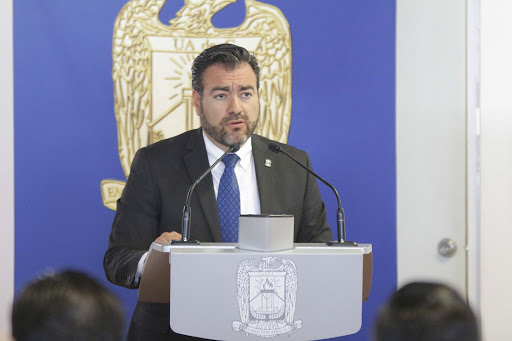
#> input picture Face.jpg, 512 x 341 px
$ python 6_1_FaceDetectionHaar.py
#> lines starting #> are read from the running program, lines starting #| are printed output that depends on the picture
"""
Face detection using haar feature-based cascade classifiers
"""

# Import required packages:
import cv2
import numpy as np
#from matplotlib import pyplot as plt


def show_detection(image, faces):
    """Draws a rectangle over each detected face"""

    for (x, y, w, h) in faces:
        cv2.rectangle(image, (x, y), (x + w, y + h), (255, 0, 0), 5)
    return image


# Load image and convert to grayscale:
#img = cv2.imread("test_face_detection.jpg")
img = cv2.imread("Face.jpg")
#> img is the input picture: shape (341, 512, 3); mean B, G, R 164.2, 142.3, 140.2
gray = cv2.cvtColor(img, cv2.COLOR_BGR2GRAY)
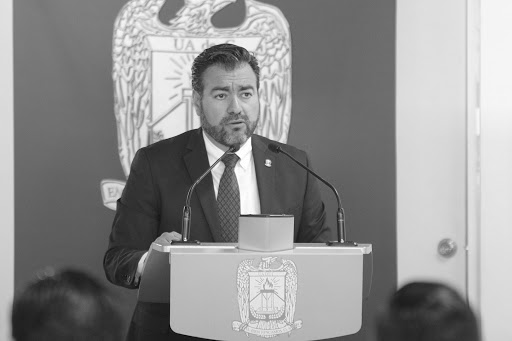
#> gray: shape (341, 512); min 1, max 255, mean 144.2

# Load cascade classifiers:
cas_alt2 = cv2.CascadeClassifier("haarcascade_frontalface_alt2.xml")
cas_default = cv2.CascadeClassifier("haarcascade_frontalface_default.xml")

# Detect faces:
faces_alt2              = cas_alt2.detectMultiScale(gray)
#> faces_alt2 = [[198, 65, 74, 74]]
faces_default           = cas_default.detectMultiScale(gray)
#> faces_default = [[98, 172, 28, 28], [199, 67, 71, 71]]

# Draw face detections:
img_faces_alt2 = show_detection(img.copy(),     faces_alt2)
#> the loop in show_detection, `for (x, y, w, h) in faces:` made 1 pass
img_faces_default = show_detection(img.copy(),  faces_default)
#> the loop in show_detection (call 2), `for (x, y, w, h) in faces:` made 2 passes

# Plot the images:
cv2.imshow('Face',img_faces_alt2)
cv2.waitKey(0)  # Waits for a key
cv2.destroyAllWindows()
